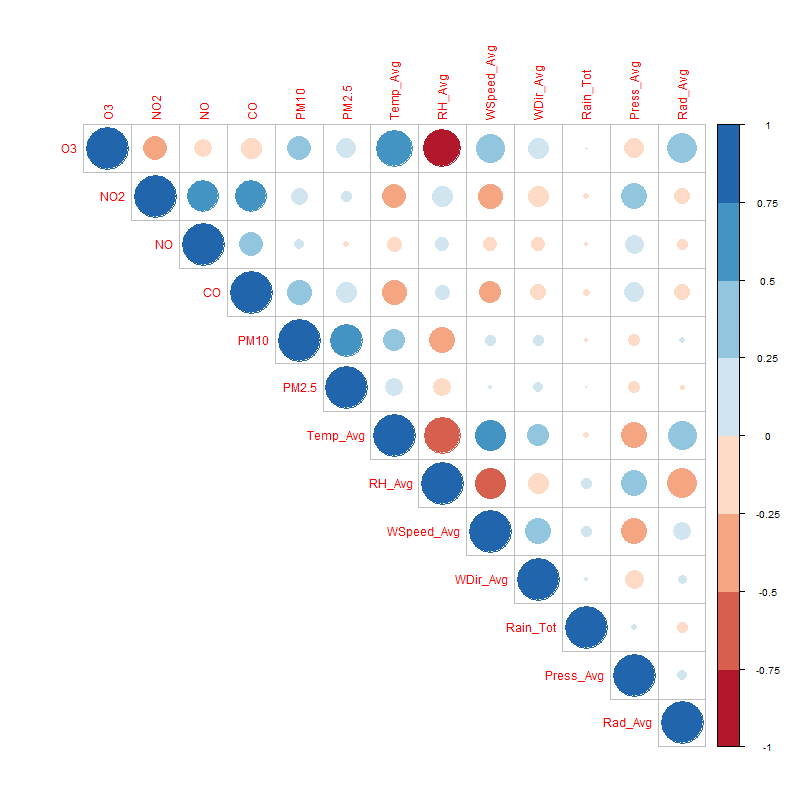

Here is the R script that generated this plot:
library(corrplot)
library(RColorBrewer)

m1 <- read.table("ComparisonVariables.csv", header = TRUE, sep = ',')
print(names(m1))

# Person correlation
cor(m1, method = 'pearson', use = 'pairwise.complete.obs')
M_corr <- cor(m1, method = 'pearson', use = 'pairwise.complete.obs')
write.csv(M_corr, "Person correlation for all variables.csv", sep = ',', row.names = TRUE)

# Plotting correlogram
png("Correlogram.png", width = 800, height = 800)
corrplot(M_corr, type = 'upper', order='original', col=brewer.pal(n = 8, name='RdBu'))
dev.off()

# Plotting significant correlations
cor.mtest <- function(mat, ...) {
  mat <- as.matrix(mat)
  n <- ncol(mat)
  p.mat<- matrix(NA, n, n)
  diag(p.mat) <- 0
  for (i in 1:(n - 1)) {
    for (j in (i + 1):n) {
      tmp <- cor.test(mat[, i], mat[, j], ...)
      p.mat[i, j] <- p.mat[j, i] <- tmp$p.value
    }
  }
  colnames(p.mat) <- rownames(p.mat) <- colnames(mat)
  p.mat
}
p.mat <- cor.mtest(M_corr, method='pearson', use='pairwise.complete.obs')
png("Significant_correlations.png", width = 800, height = 800)
corrplot(M_corr, type = 'upper', order='original', p.mat = p.mat, sig.level=0.01, insig = 'blank')
dev.off()
